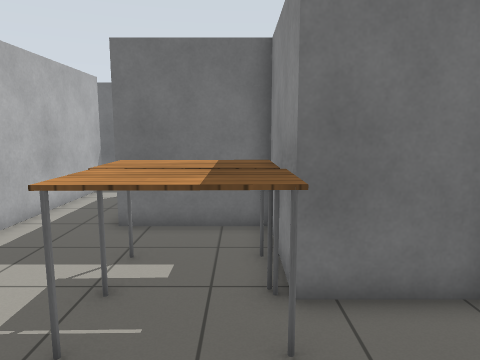
view 1 (above)

18 first-person views from a walk through a Gazebo world. The camera is 1.3 m above the floor, tilts 8° down and sees 70° across. The floor is counted in squares, 0.5 m on a side. Each view is taken from the middle of a square. On the plan, view 1 faces up. The plan holds only what a view shows up to about 20 squares ahead; the rest is blank. Simple patterns stand in for the simulator's built-in surfaces.

view 2
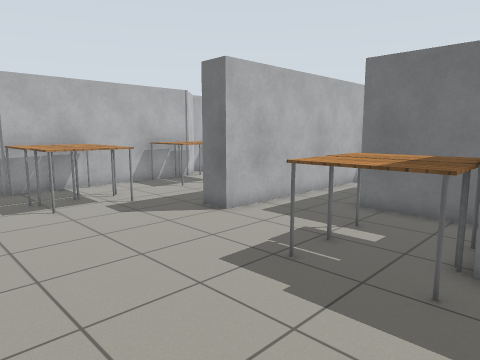

view 3
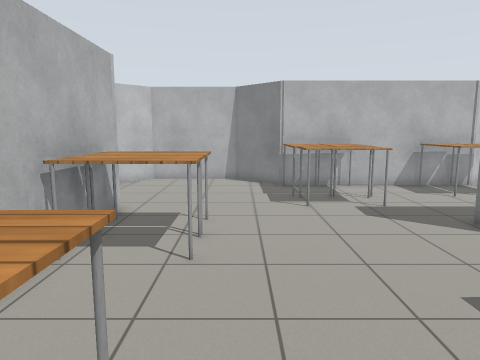

view 4
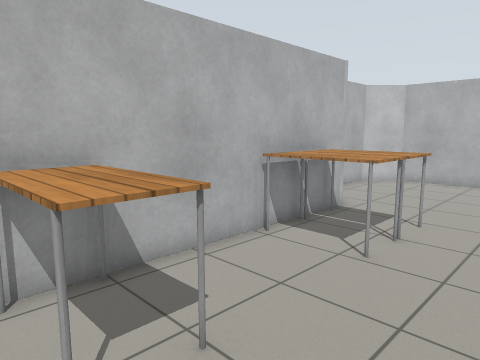

view 5
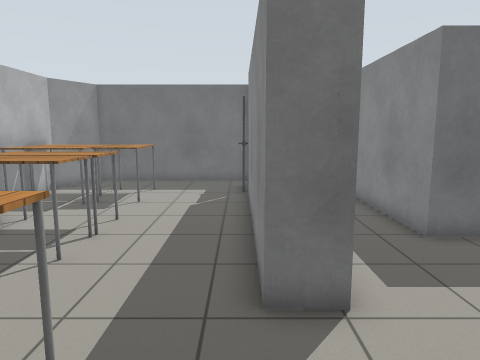

view 6
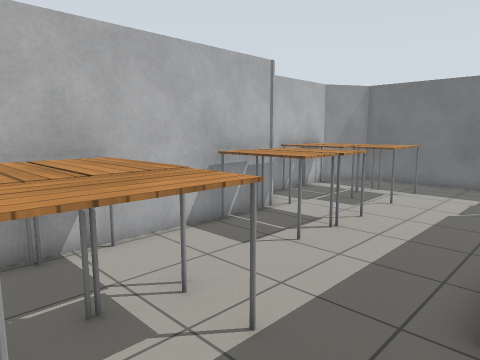

view 7
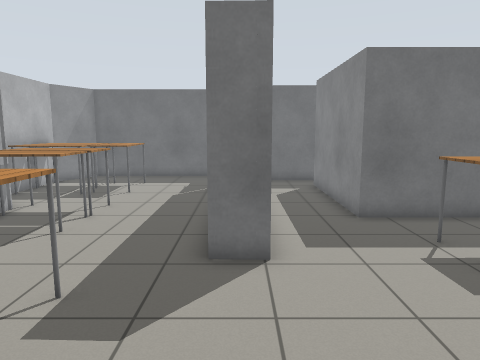

view 8
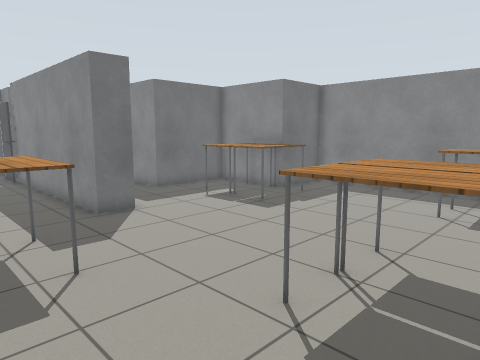

view 9
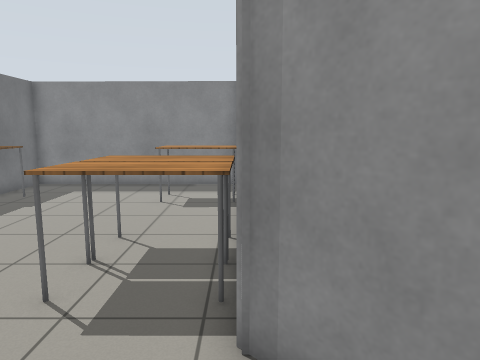

view 10
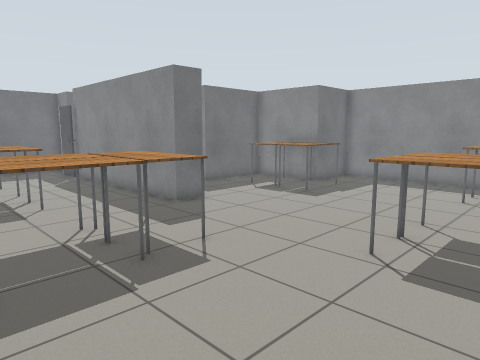

view 11
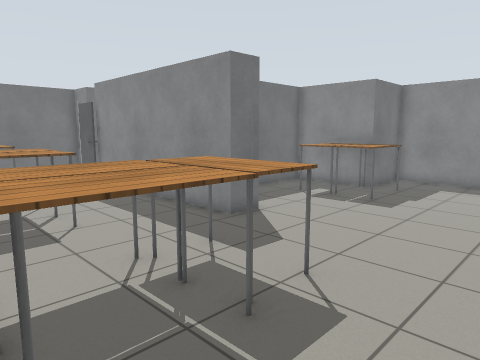

view 12
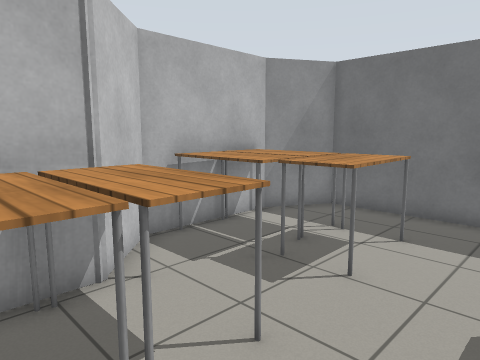

view 13
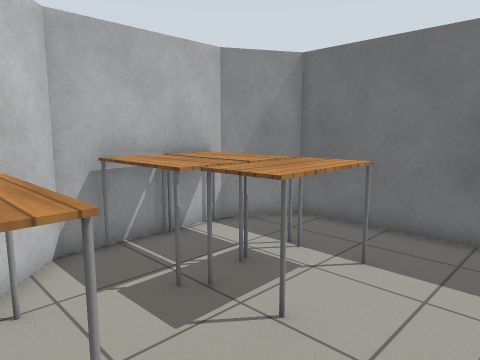

view 14
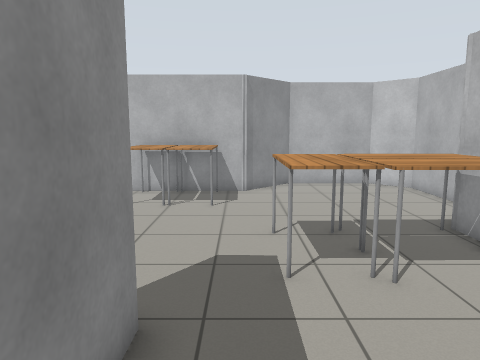

view 15
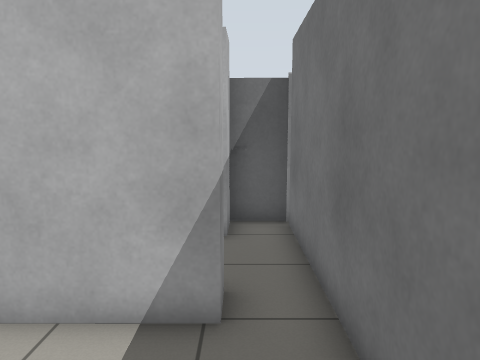

view 16
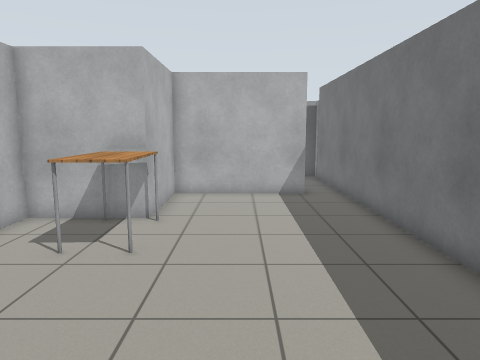

view 17
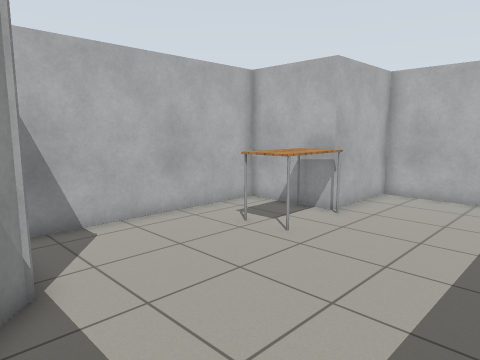

view 18
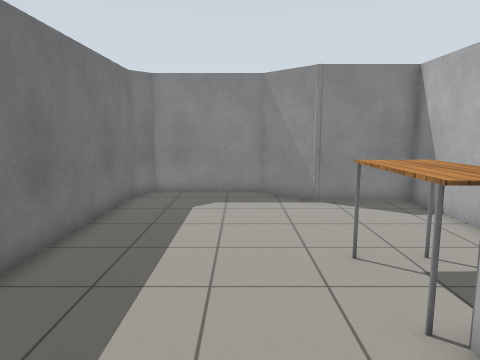

### Floor plan
Points are (right, up) in squares from view 1. A wall is a line through its corners. A room is listed if a view was taken in it or the views show most of it. See-through windows are left out.
Room 1 (views 1, 2, 3, 4, 5, 6, 7, 8, 9, 10, 11, 12, 13, 14)
walls: (-7.6, 5.8) (-7.6, 15.7) (-6.3, 15.7) (-6.4, 5.7) (-7.6, 5.8); (-2.5, 17.4) (-7.4, 17.4) (-7.4, 19.1) (-15.4, 19.1) (-16.6, 16.9) (-16.6, 12.3) (-14.7, 10.4) (-14.7, 1) (-17, -1.2) (-17, -5.8) (-15.5, -7.3) (-11.5, -7.3) (-9.2, -5) (1.1, -5); (3.9, -4.9) (4, 5) (0.8, 5) (0.8, 9.2) (-3.4, 9.2) (-3.4, 15.7) (-2.4, 15.7)
ways out: opening at (-3, 16.5) to room 2
objects: table (-16, 13) to (-14, 14); table (-16, 15) to (-14, 16); table (-14, 1) to (-12, 2); table (-14, 3) to (-12, 4); table (-14, 8) to (-12, 9); table (-14, 10) to (-12, 11); table (-13, 14) to (-12, 16); table (-11, 2) to (-10, 4); table (-8, -4) to (-7, -2); door leaf (-8, 16) to (-8, 17); table (-6, -4) to (-5, -2); table (-2, 4) to (0, 5); table (-2, 6) to (0, 7); table (0, -4) to (1, -2)
Room 2 (views 15, 16, 17, 18)
walls: (1.8, 9.6) (1.8, 6.5) (10.7, 6.5) (10.7, 10.1) (12.6, 12) (12.6, 16.6) (11.9, 17.4) (-2.5, 17.4); (-2.4, 15.7) (-2.4, 10.2) (1.6, 10.2)
ways out: opening at (-3, 16.5) to room 1
objects: table (2, 9) to (5, 10)

Positions as (right, up) in squares from view 1, and headings:
1: (0, 0), facing up
2: (2, -2), facing up-left
3: (2, -1), facing left
4: (2, 1), facing down-left
5: (-8, 1), facing up
6: (-7, 1), facing up-left
7: (-7, -1), facing up
8: (-12, -5), facing up-right
9: (-13, -5), facing right
10: (-15, -5), facing up-right
11: (-15, -2), facing up-right
12: (-9, 8), facing up-left
13: (-9, 10), facing up-left
14: (-9, 10), facing down
15: (2, 16), facing left
16: (12, 13), facing left
17: (12, 16), facing down-left
18: (-2, 13), facing right
